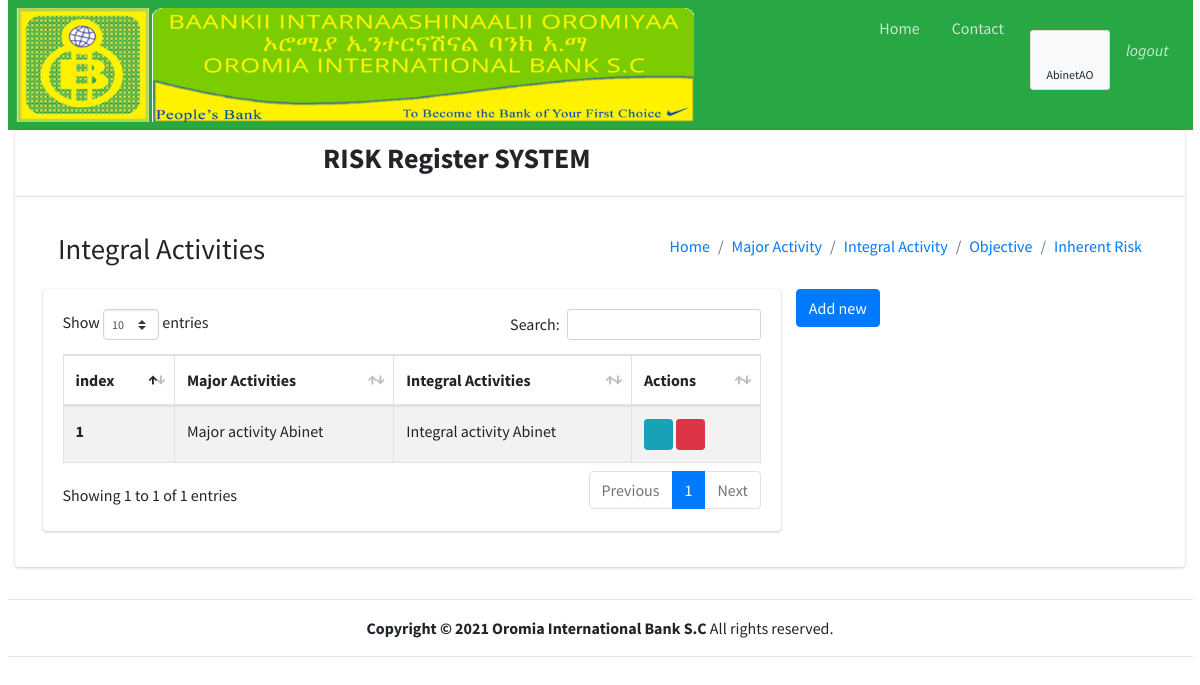
Screenshot of /integralActivity/ (signed in) with the database file from the repository.
### start1/models.py (models this page shows, shortened)
class CustomUser(AbstractUser):
    working_Place = models.ForeignKey(WorkUnit, null=True, blank=True, on_delete=models.CASCADE)
    is_Rmcd_User = models.BooleanField(default=False)
    is_Iad_USer = models.BooleanField(default=False)
    def __str__(self):
        return self.username

class IntegralActivity(models.Model):
    major_Activity = models.ForeignKey(MajorActivity, on_delete=models.CASCADE)
    name = models.CharField(max_length=300)
    added_by = models.ForeignKey(settings.AUTH_USER_MODEL, null=True, blank=True, on_delete=models.SET_NULL)

class MajorActivity(models.Model):
    name = models.CharField(max_length=300)
    added_by = models.ForeignKey(settings.AUTH_USER_MODEL, null=True, blank=True, on_delete=models.SET_NULL)
    def __str__(self):
        return self.name

### start1/views.py (the view)
# urls.py: path('integralActivity/', views.integralActivity, name='integralActivity'),
@login_required(login_url='login')
def integralActivity(request):
    IA = IntegralActivity.objects.filter(added_by=request.user)
    form = IntegralActivityForm(request.user or None, request.POST or None)
    if form.is_valid():
        form = form.save(commit=False)
        form.added_by = request.user
        form.save()
        messages.success(request, 'Saved successfully')
        return redirect('objective')
    context ={'integralActivity':IA, 'form':form}
    return render(request, "integralActivity.html", context)

### start1/forms.py
class IntegralActivityForm(forms.ModelForm):
    def __init__(self, user, *args, **kwargs):
        super(IntegralActivityForm, self).__init__(*args, **kwargs)
        self.fields['major_Activity'].queryset = MajorActivity.objects.filter(added_by=user)
    class Meta:
        model = IntegralActivity
        fields = '__all__'
        widgets = {'added_by': forms.HiddenInput()}

### start1/templates/integralActivity.html (shortened to what this page needs)
{% extends "base.html" %}
{% block page_content %}
        <div class="container-fluid">
          <section class="content-header">
            <div class="container-fluid">
              <div class="row mb-2">
                <div class="col-sm-6">
                  <h1>Integral Activities </h1>
                </div>
                <div class="col-sm-6">
                  <ol class="breadcrumb float-sm-right">
                    <li class="breadcrumb-item"><a href="{% url 'homepage' %}">Home</a></li>
                    <li class="breadcrumb-item"><a href="{% url 'majorActivity' %}">Major Activity</a></li>
                    <li class="breadcrumb-item active"><a href="{% url 'integralActivity' %}">Integral Activity</a></li>
                    <li class="breadcrumb-item"><a href="{% url 'objective' %}">Objective</a></li>
                    <li class="breadcrumb-item"><a href="{% url 'inherentRisk' %}">Inherent Risk</a></li>
                  </ol>
                </div>
              </div>
            </div>
          </section>
            <div class="row">
              <div class="col-8">
                <div>
                  <div class="card card-body">
                   <table id="example1" class="table table-bordered table-striped">
                    <thead>
                        <th>index</th>
                        <th>Major Activities</th>
                        <th>Integral Activities</th>
                        <th>Actions</th>
                    </thead>
                    {% for ma in integralActivity reversed %}
                       <tr>
                           <th>{{ forloop.counter }}</th>
                           <td>{{ma.major_Activity}}</td>
                           <td>{{ma.name}}</td>
                           <td>
                              <a class="btn btn-info btn-sm" href="{% url 'updateIntegralActivity' ma.id %}">
                                  <i class="fas fa-pencil-alt" data-toggle="popover" title="edit">
                                  </i>
                              </a>
                              <a class="btn btn-danger btn-sm" href="{% url 'deleteIntegralActivity' ma.id %}">
                                  <i class="fas fa-trash" data-toggle="popover" title="delete">
                                  </i>
                              </a>
                           </td>
                        </tr>
                    {%endfor%}
                   </table>
                  </div>
                </div>
              </div>
              <div class="col-4">
                <button class="btn btn-primary"  data-toggle="collapse" data-target="#multiCollapseExample2" aria-expanded="false" aria-controls="multiCollapseExample2">Add new</button>
              </div>
            </div>
          </div>
{%endblock%}

### start1/templates/base.html (shortened to what this page needs)
{% load static%}
<!DOCTYPE html>
<html lang="en">
<head>
  <link rel="stylesheet" href=" {% static 'plugins/fontawesome-free/css/all.min.css' %}">
  <link rel="stylesheet" href="{% static 'dist/css/adminlte.min.css' %}">
  <link rel="stylesheet" href="{% static 'plugins/datatables-bs4/css/dataTables.bootstrap4.min.css' %}">
  <link rel="stylesheet" href="{% static 'plugins/datatables-responsive/css/responsive.bootstrap4.min.css' %}">
</head>
<body class="hold-transition sidebar-mini">
    <div class="container-fluid">
        <nav class="navbar navbar-expand navbar-green navbar-dark">
            <ul class="navbar-nav">
              <li>
                <img src="{% static 'images/oib.png' %}" alt="OIB LOGO" style="width: 80%; height:100%" >
              </li>
               <li class="nav-item d-none d-sm-inline-block">
                <a href="{% url 'homepage' %}" class="nav-link">Home</a>
              </li>
              <li class="nav-item d-none d-sm-inline-block">
                <a href="#" class="nav-link">Contact</a>
              </li>
            </ul>
            <ul class="navbar-nav ml-auto">
              <li class="nav-item dropdown">
                <a class="btn btn-app">
                  <i class="fas fa-users"></i> {{request.user}}
                </a>
              </li>
              <li class="nav-item dropdown">
                <a class="nav-link" href="{% url 'logout' %}">
                  <i>logout</i>
                </a>
              </li>
            </ul>
          </nav>
          <section class="content">
            <div class="container-fluid">
              <div class="row">
              <div class="col-12">
          <div class="card">
            <div class="card-header">
              <div class="row">
              <div class="col-9">
                <h3 class="text-center"> <b>RISK Register SYSTEM </b></h3>
              </div>
              <div class="col-3">
              </div>
            </div>
            </div>
            <div class="card-body">
        {% block page_content %}
        {% endblock %}
            </div>
          </div>
          </div>
          </div>
          </div>
          </section>
    </div>
    <div class=" footer container-fluid text-center">
      <hr>
        <strong>Copyright &copy; 2021 <a href="#"></a>Oromia International Bank S.C </strong> All rights reserved.
      <hr>
    </div>
</body>
</html>

### rows the page displays
CustomUser: user "AbinetAO"
IntegralActivity: major_Activity "Major activity Abinet", name "Integral activity Abinet"
